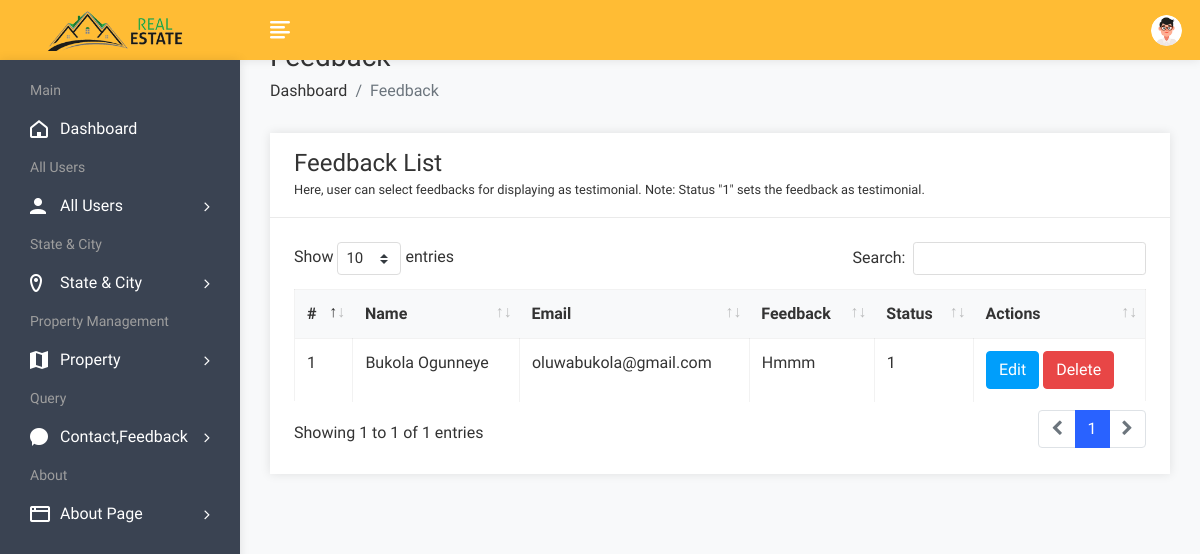
Page /admin/feedbackview.php (signed in) on the committed database.
### tables this page shows
CREATE TABLE `feedback` (
  `fid` int(11) NOT NULL,
  `uid` int(50) NOT NULL,
  `fdescription` varchar(300) NOT NULL,
  `status` int(1) NOT NULL,
  `date` datetime NOT NULL DEFAULT current_timestamp()
);

CREATE TABLE `user` (
  `uid` int(11) NOT NULL,
  `uname` varchar(100) NOT NULL,
  `uemail` varchar(100) NOT NULL,
  `uphone` varchar(20) NOT NULL,
  `upass` varchar(50) NOT NULL,
  `utype` varchar(50) NOT NULL,
  `uimage` varchar(300) NOT NULL
);

### admin/feedbackview.php (the view, shortened to what this page needs)
<?php include "inc/heder1.php" ?>
				<?php include("header.php"); ?>
            <div class="page-wrapper">
                <div class="content container-fluid">
					<div class="page-header">
						<div class="row">
							<div class="col">
								<h3 class="page-title">Feedback</h3>
								<ul class="breadcrumb">
									<li class="breadcrumb-item"><a href="dashboard.php">Dashboard</a></li>
									<li class="breadcrumb-item active">Feedback</li>
								</ul>
							</div>
						</div>
					</div>
					<div class="row">
						<div class="col-sm-12">
							<div class="card">
								<div class="card-header">
									<h4 class="card-title">Feedback List</h4>
									<small>Here, user can select feedbacks for displaying as testimonial. Note: Status "1" sets the feedback as testimonial.</small>
								</div>
								<div class="card-body">
									<table id="basic-datatable" class="table table-bordered table-hover">
                                            <thead>
                                                <tr>
                                                    <th>#</th>
                                                    <th>Name</th>
                                                    <th>Email</th>
                                                    <th>Feedback</th>
													<th>Status</th>
                                                    <th>Actions</th>
                                                </tr>
                                            </thead>
                                            <tbody>
											<?php
												$query=mysqli_query($con,"SELECT feedback.*, user.* FROM feedback,user WHERE feedback.uid=user.uid");
												$cnt=1;
												while($row=mysqli_fetch_array($query))
													{
											?>
                                                <tr>
                                                    <td><?php echo $cnt; ?></td>
                                                    <td><?php echo $row['uname']; ?></td>
                                                    <td><?php echo $row['uemail']; ?></td>
                                                    <td><?php echo $row['fdescription']; ?></td>
                                                    <td><?php echo $row['status']; ?></td>
													<td><a href="feedbackedit.php?id=<?php echo $row['fid']; ?>"><button class="btn btn-info">Edit</button></a>
                                                    <a href="feedbackdelete.php?id=<?php echo $row['fid']; ?>"><button class="btn btn-danger">Delete</button></a></td>
                                                </tr>
                                                <?php
												$cnt=$cnt+1;
												}
												?>
                                            </tbody>
                                        </table>
								</div>
							</div>
						</div>
					</div>
				</div>
			</div>
		<?php include "inc/footer.php" ?>

### rows in the picture
feedback: uid.uname "Bukola Ogunneye", uid.uemail "oluwabukola@gmail.com", fdescription "Hmmm", status "1"
